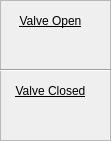
   <widget class="QFrame" name="frame_10">
    <property name="geometry">
     <rect>
      <x>250</x>
      <y>80</y>
      <width>111</width>
      <height>141</height>
     </rect>
    </property>
    <property name="frameShape">
     <enum>QFrame::StyledPanel</enum>
    </property>
    <property name="frameShadow">
     <enum>QFrame::Raised</enum>
    </property>
    <widget class="QLabel" name="label_8">
     <property name="geometry">
      <rect>
       <x>0</x>
       <y>10</y>
       <width>101</width>
       <height>21</height>
      </rect>
     </property>
     <property name="font">
      <font>
       <underline>true</underline>
      </font>
     </property>
     <property name="text">
      <string>Valve Open</string>
     </property>
     <property name="alignment">
      <set>Qt::AlignCenter</set>
     </property>
    </widget>
    <widget class="QLabel" name="label_9">
     <property name="geometry">
      <rect>
       <x>0</x>
       <y>80</y>
       <width>101</width>
       <height>21</height>
      </rect>
     </property>
     <property name="font">
      <font>
       <underline>true</underline>
      </font>
     </property>
     <property name="text">
      <string>Valve Closed</string>
     </property>
     <property name="alignment">
      <set>Qt::AlignCenter</set>
     </property>
    </widget>
    <widget class="Line" name="line">
     <property name="geometry">
      <rect>
       <x>0</x>
       <y>60</y>
       <width>111</width>
       <height>21</height>
      </rect>
     </property>
     <property name="orientation">
      <enum>Qt::Horizontal</enum>
     </property>
    </widget>
   </widget>
